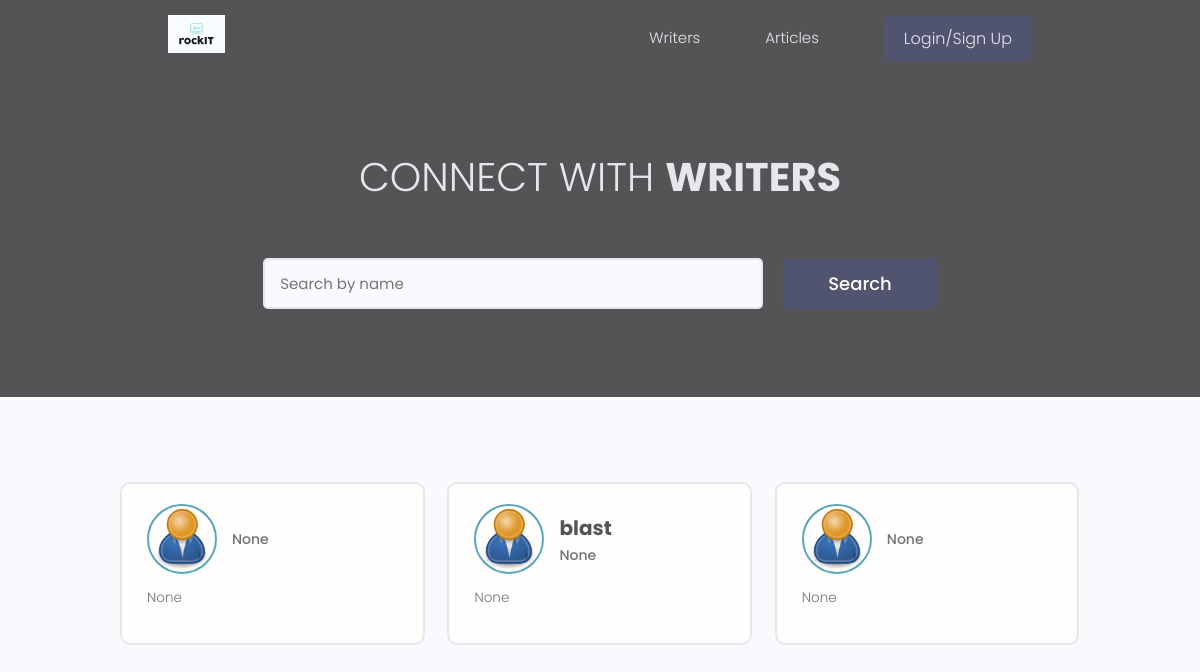
/profiles/, run on the app's committed database.
### userapps/models.py (models this page shows, shortened)
class Profiles(models.Model):
    id = models.UUIDField(max_length=36,primary_key=True, default=uuid.uuid4, editable=False)
    user = models.OneToOneField(User, on_delete=models.CASCADE, null=True, blank=True)
    name = models.CharField(max_length=200, blank=True, null=True)
    email = models.EmailField(max_length=500, blank=True, null=True)
    username = models.CharField(max_length=200, blank=True, null=True)
    bio = models.TextField(max_length=200, blank=True, null=True)
    location = models.CharField(max_length=200, blank=True, null=True)
    description = models.CharField(max_length=200, blank=True, null=True)
    profile_image = models.ImageField(
        null=True, blank=True, upload_to='profiles/', default="profiles/user-default.png")
    created = models.DateTimeField(auto_now_add=True,null=True)

### userapps/views.py (the view)
# urls.py: path('profiles/',userProfiles,name="profiles"),
def userProfiles(request):
    profiles, search_query = searchProfiles(request)
    context = {'profiles':profiles,'search_query': search_query}
    return render(request,"userapps/profiles.html",context)

### userapps/utils.py (called while the page is built)
def searchProfiles(request):
    search_query = ''
    if request.GET.get('search_query'):
        search_query = request.GET.get('search_query')
    profiles = Profiles.objects.distinct().filter(
        Q(name__icontains=search_query) |
        Q(username__icontains=search_query)
    )
    return profiles, search_query

### userapps/templates/userapps/profiles.html (shortened to what this page needs)
{%extends 'main.html'%}
{%block content%}
<main class="home">
  <section class="hero-section text-center">
      <div class="container container--narrow">
          <div class="hero-section__box">
              <h2>CONNECT WITH <span>Writers</span></h2>
          </div>
          <div class="hero-section__search">
              <form id="searchForm" class="form" action="{% url 'profiles' %}" method="get">
                  <div class="form__field">
                      <input class="input input--text" id="formInput#search" type="text" name="search_query"
                          value="{{search_query}}" placeholder="Search by name" />
                  </div>
                  <input class="btn btn--sub btn--lg" type="submit" value="Search" />
              </form>
          </div>
      </div>
  </section>
  <section class="devlist">
      <div class="container">
          <div class="grid grid--three">
              {% for profile in profiles %}
              <div class="column card">
                  <div class="dev">
                      <a href="{% url 'user-profile' profile.id %}" class="card__body">
                          <div class="dev__profile">
                              <img class="avatar avatar--md" src="{{ profile.profile_image.url }}" alt="image" />
                              <div class="dev__meta">
                                  <h3>{{profile.name}}</h3>
                                  <h5>{{profile.description|slice:"60"}}</h5>
                              </div>
                          </div>
                          <p class="dev__info">{{profile.bio|slice:"150"}}</p>
                      </a>
                  </div>
              </div>
              {% endfor %}
          </div>
      </div>
  </section>
</main>
{%endblock content%}

### static/styles/app.css (style rules this page uses)
:root { --color-sub: #545456; }
.btn--sub { background-color: var(--color-sub-light); }
.card { border: 2px solid var(--color-light); }
img { width: 100%; height: auto; }
.hero-section { height: 40vh; display: flex; align-items: center; background-color: var(--color-sub); }
.hero-section__box { margin-bottom: 4rem; }
.hero-section__box > h2, .hero-section__box > h2 > span { font-size: 4rem; color: var(--color-light); line-height: 1.3; text-transform: uppercase; }
.hero-section__box > h2 { font-weight: 300; }
.hero-section__box > h2 > span { font-weight: 700; }
.hero-section__search > .form { display: flex; align-items: center; justify-content: center; gap: 2rem; }
.hero-section__search > .form input.input--text { width: 50rem; }
.devlist { margin-top: 8rem; }
.devlist .grid { align-items: stretch; }
.devlist .dev .dev__profile { display: flex; align-items: center; gap: 1.5rem; }
.devlist .dev .dev__meta h3 { color: var(--color-sub); font-size: 2rem; font-weight: 700; }
.devlist .dev .dev__meta h5 { color: var(--color-text); font-size: 1.4rem; font-weight: 500; }
.devlist .dev .dev__info { margin: 1.5rem 0; font-size: 1.35rem; line-height: 1.4; text-align: justify; }

### static/uikit/styles/modules/_variables.css (style rules this page uses)
:root { --color-main: #5aa5b9; --color-main-light: #e6faff; --color-sub: #3f4156; --color-sub-light: #51546e; --color-sub-lighter: #ededfd; --color-text: #737373; --color-gray: #8b8b8b; --color-light: #e5e7eb; --color-light-gray: #767676; --color-bg: #f8fafd; --color-white: #fffefd; --color-white-light: #f3f3f3; --color-success: #359e64; --color-success-bg: #def8e8; --color-error: #fc4b0b; --color-error-bg: #fff2ee; --font-base: 'Poppins', arial, helvetica, 'Segoe UI', roboto, ubuntu, sans-serif; --font-monospace: 'Fira Code', 'Courier New', courier, monospace; --font-regular: 300; --font-medium: 500; --font-bold: 700; --generic-shadow: 1px 1px 5px #00000010; --generic-transition: all 0.3s ease-in-out; }

### static/uikit/styles/modules/_base.css (style rules this page uses)
* { margin: 0; padding: 0; box-sizing: border-box; text-rendering: optimizeLegibility; color: inherit; font-size: inherit; }
html { font-size: 50%; }
@media only screen and (min-width: 480px) { html { font-size: 56.25%; } }
@media only screen and (min-width: 1200px) { html { font-size: 62.5%; } }
body { line-height: 1.6; font-weight: 400; font-size: 1.5rem; color: var(--color-text); background-color: var(--color-bg); min-height: 100vh; }

### static/uikit/styles/modules/_typography.css (style rules this page uses)
* { font-family: var(--font-base); }
h2 { font-size: 3.6rem; font-weight: var(--font-bold); }
h3 { font-size: 3.2rem; font-weight: var(--font-medium); }
h5 { font-size: 2.4rem; font-weight: var(--font-medium); }
h5, h6 { font-weight: var(--font-regular); }
p, span, strong { font-size: 1.6rem; color: var(--color-text); font-weight: var(--font-regular); }
a { padding-bottom: 2px; text-decoration: none; display: inline-block; color: var(--color-main); font-weight: var(--font-medium); }

### static/uikit/styles/modules/_utilities.css (style rules this page uses)
.container { width: 92%; max-width: 165rem; margin: 0 auto; box-sizing: border-box; }
.container--narrow { width: 92%; max-width: 120rem; }
@media screen and (min-width: 1000px) { .container { width: 90%; } }
@media screen and (min-width: 1000px) { .container--narrow { width: 85%; } }
@media screen and (min-width: 1200px) { .container { width: 80%; } }
@media screen and (min-width: 1200px) { .container--narrow { width: 72%; } }
.text-center { text-align: center; }

### static/uikit/styles/modules/_avatar.css (style rules this page uses)
.avatar { border-radius: 50%; border: 2px solid var(--color-main); object-fit: cover; }
.avatar--md { height: 7rem; width: 7rem; }

### static/uikit/styles/modules/_button.css (style rules this page uses)
.btn { display: inline-block; position: relative; cursor: pointer; background-color: var(--color-light); font-weight: var(--font-medium); color: var(--color-sub); text-decoration: none; padding: 1rem 2rem; border-radius: 0.5rem; border: none; width: -webkit-fit-content; width: -moz-fit-content; width: fit-content; height: -webkit-fit-content; height: -moz-fit-content; height: fit-content; font-size: 1.6rem; outline-width: 0; outline-color: transparent; -webkit-backface-visibility: hidden; backface-visibility: hidden; transition: all 0.3s ease-in-out; }
.btn--sub { background-color: var(--color-sub); color: var(--color-white); }
.btn--lg { font-size: 1.8rem; padding: 1.2rem 4.5rem; }

### static/uikit/styles/modules/_card.css (style rules this page uses)
.card { border-radius: 1rem; background-color: var(--color-white); border: 1.5px solid var(--color-light); width: auto; height: auto; margin-top: 0.5rem; margin-bottom: 0.5rem; overflow: hidden; }
.card__body, .card__header { padding: 2rem 2.5rem; }

### data on the page
Profiles: profile_image (placeholder picture), description "None", bio "None"
Profiles: profile_image (placeholder picture), name "blast", description "None", bio "None"
Profiles: profile_image (placeholder picture), description "None", bio "None"
